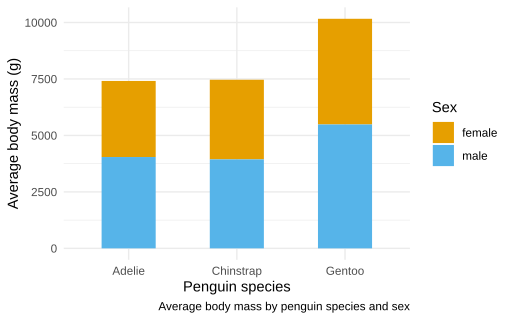

Write R code to recreate this figure.
plot_data_summary <- palmerpenguins::penguins |>
  dplyr::filter(!is.na(sex)) |>
  dplyr::group_by(species, sex) |>
  dplyr::summarise(
    body_mass = mean(body_mass_g, na.rm = TRUE),
    .groups = "drop"
  )

ggplot2::ggplot(
  plot_data_summary,
  ggplot2::aes(
    x = species,
    y = body_mass,
    fill = sex
  )
) +
  ggplot2::geom_col(
    width = 0.5
  ) +
  ggplot2::scale_fill_manual(
    values = c(
      "female" = "#E69F00",
      "male" = "#56B4E9"
    ),
    name = "Sex"
  ) +
  ggplot2::labs(
    caption = "Average body mass by penguin species and sex",
    x = "Penguin species",
    y = "Average body mass (g)"
  ) +
  ggplot2::theme_minimal()
